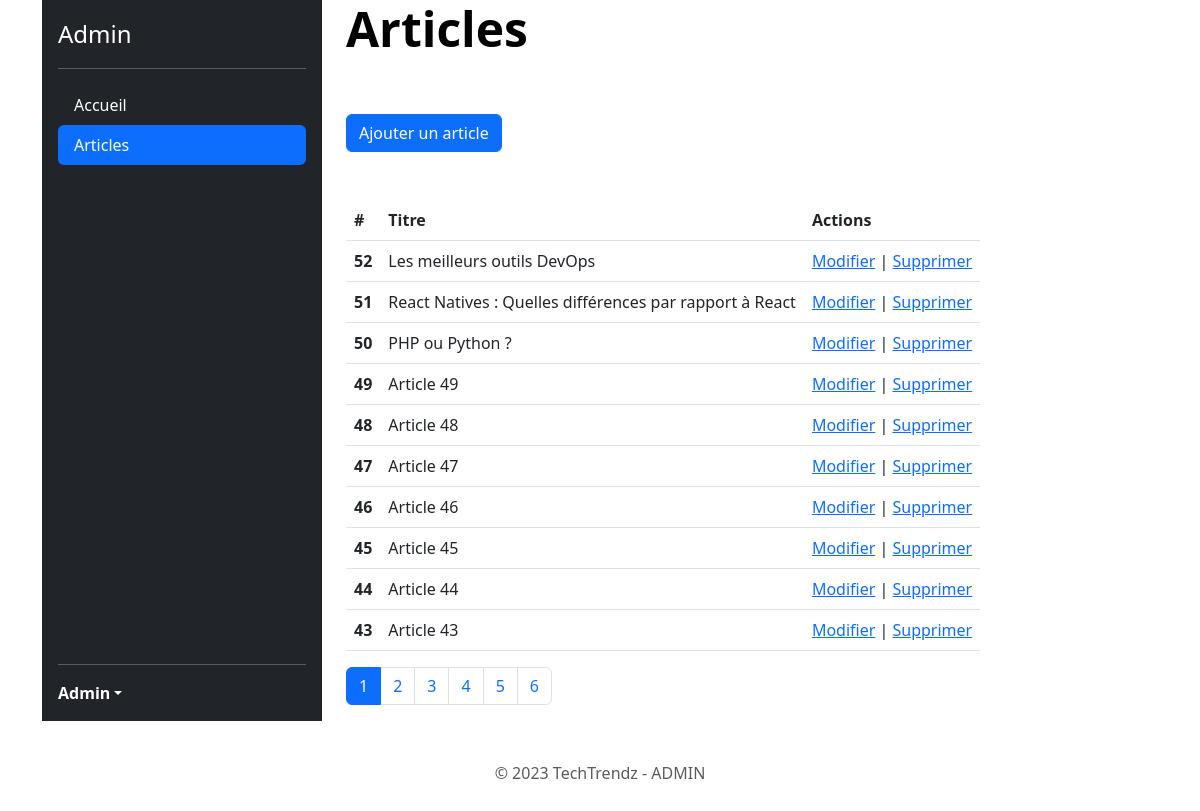
Screenshot of /admin/articles.php (signed in) with the database file from the repository.
### tables this page shows
CREATE TABLE IF NOT EXISTS `articles` (
  `id` int(11) NOT NULL AUTO_INCREMENT,
  `category_id` int(11) NOT NULL,
  `title` varchar(255) NOT NULL,
  `content` text NOT NULL,
  `image` varchar(255) DEFAULT NULL,
  PRIMARY KEY (`id`),
  KEY `category_id` (`category_id`)
);

### lib/article.php (called while the page is built, shortened)
<?php
function getArticles(PDO $pdo, int $limit = null, int $page = null, int $id_category = null):array|bool
{
    if($limit === null && $page === null) {
        $sql = ($id_category === null) ?
            "SELECT * FROM articles ORDER BY id DESC" :
            "SELECT * FROM articles WHERE category_id = :id_category ORDER BY id DESC";
        $query = $pdo->prepare($sql);
    } else {
        $offset = ($page - 1) * $limit;
        $sql = ($id_category === null) ?
            "SELECT * FROM articles ORDER BY id DESC LIMIT :limit OFFSET :offset" :
            "SELECT * FROM articles WHERE category_id = :id_category ORDER BY id DESC LIMIT :limit OFFSET :offset";
        $query = $pdo->prepare($sql);
        $query->bindValue(":limit", $limit, PDO::PARAM_INT);
        $query->bindValue(":offset", $offset, PDO::PARAM_INT);
    }
    $query->execute();
    return $query->fetchAll(PDO::FETCH_ASSOC);
}
function getTotalArticles(PDO $pdo, int $id_category = null):int|bool
{
    $sql = ($id_category === null) ?
        "SELECT COUNT(id) as total FROM articles" :
        "SELECT COUNT(id) as total FROM articles WHERE category_id = :id_category";
    $query = $pdo->prepare($sql);
    $query->execute();
    return $query->fetch(PDO::FETCH_ASSOC)['total'];
}

### admin/articles.php (the view, shortened to what this page needs)
<?php
require_once __DIR__ . "/../lib/pdo.php";
require_once __DIR__ . "/../lib/article.php";
require_once __DIR__ . "/templates/header.php";
if (isset($_GET['page'])) {
  $page = (int)$_GET['page'];
} else {
  $page = 1;
}
$articles = getArticles($pdo, _ADMIN_ITEM_PER_PAGE_, $page);
$totalArticles = getTotalArticles($pdo);
$totalPages = ceil($totalArticles / _ADMIN_ITEM_PER_PAGE_);
?>
<h1 class="display-5 fw-bold text-body-emphasis">Articles</h1>
<div class="d-flex gap-2 justify-content-left py-5">
  <a class="btn btn-primary d-inline-flex align-items-left" href="article.php">
    Ajouter un article
  </a>
</div>
<table class="table">
  <thead>
    <tr>
      <th scope="col">#</th>
      <th scope="col">Titre</th>
      <th scope="col">Actions</th>
    </tr>
  </thead>
  <tbody>
    <?php foreach($articles as $article): ?>
    <tr>
      <th scope="row"> <?= htmlspecialchars($article['id']) ?></th>
      <td><?= htmlspecialchars($article['title']) ?></td>
      <td><a href="article.php?id=<?= htmlspecialchars($article['id']) ?>">Modifier</a>
        | <a href="article_delete.php?id=<?= htmlspecialchars($article['id']) ?>" onclick="return confirm('Êtes-vous sûr de vouloir supprimer cet article ?')">Supprimer</a></td>
    </tr>
    <?php endforeach; ?>
  </tbody>
</table>
<nav aria-label="Page navigation example">
  <ul class="pagination">
    <?php for ($i = 1; $i <= $totalPages; $i++) : ?>
    <li class="page-item <?= ($page ===  $i) ? 'active' : '' ?>"><a class="page-link" href="articles.php?page=<?= $i ?>"><?= $i ?></a></li>
    <?php endfor; ?>
  </ul>
</nav>
<?php require_once __DIR__ . "/templates/footer.php"; ?>

### rows the page displays
articles: id "52", title "Les meilleurs outils DevOps"
articles: id "51", title "React Natives : Quelles différences par rapport à React"
articles: id "50", title "PHP ou Python ?"
articles: id "49", title "Article 49"
articles: id "48", title "Article 48"
articles: id "47", title "Article 47"
articles: id "46", title "Article 46"
articles: id "45", title "Article 45"
articles: id "44", title "Article 44"
articles: id "43", title "Article 43"

### other values shown
$titre "Accueil"
$titre "Articles"
$_SESSION["user"]["first_name"] "Admin"
